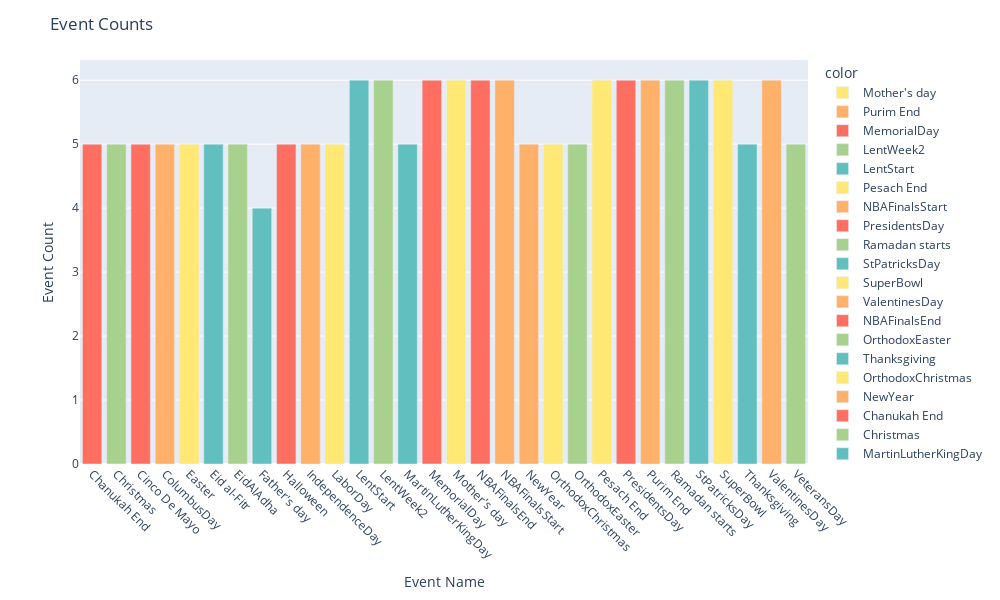

Notebook code for this chart:
### Markdown cell above
***Occurance of Events***

### Code cell
unique_events = calendar_df['event_name_1'].unique()
event_counts = calendar_df['event_name_1'].value_counts()

custom_colors = ['#FFE873', '#FFB169', '#FF6F61', '#A9D18E', '#61C0BF']

fig = px.bar(
    calendar_df, x=event_counts.index, y=event_counts.values,
    labels={'Event Name': 'Event Name', 'Event Count': 'Event Count'},
    width=1000, height=600,
    color=event_counts.index,  
    color_discrete_sequence=custom_colors,  
)
fig.update_xaxes(tickangle=45, categoryorder='category ascending')  
fig.update_layout(title='Event Counts', xaxis_title='Event Name', yaxis_title='Event Count')
fig.show()

### Figure 1 — Plotly figure (JSON) as saved in the notebook; plotly's stock layout.template omitted (floating-point values rounded to 4 significant figures)
{"data": [{"alignmentgroup": "True", "hovertemplate": "color=Mother's day<br>x=%{x}<br>y=%{y}<extra></extra>", "legendgroup": "Mother's day", "marker": {"color": "#FFE873", "pattern": {"shape": ""}}, "name": "Mother's day", "offsetgroup": "Mother's day", "orientation": "v", "showlegend": true, "textposition": "auto", "type": "bar", "x": ["Mother's day"], "xaxis": "x", "y": [6], "yaxis": "y"}, {"alignmentgroup": "True", "hovertemplate": "color=Purim End<br>x=%{x}<br>y=%{y}<extra></extra>", "legendgroup": "Purim End", "marker": {"color": "#FFB169", "pattern": {"shape": ""}}, "name": "Purim End", "offsetgroup": "Purim End", "orientation": "v", "showlegend": true, "textposition": "auto", "type": "bar", "x": ["Purim End"], "xaxis": "x", "y": [6], "yaxis": "y"}, {"alignmentgroup": "True", "hovertemplate": "color=MemorialDay<br>x=%{x}<br>y=%{y}<extra></extra>", "legendgroup": "MemorialDay", "marker": {"color": "#FF6F61", "pattern": {"shape": ""}}, "name": "MemorialDay", "offsetgroup": "MemorialDay", "orientation": "v", "showlegend": true, "textposition": "auto", "type": "bar", "x": ["MemorialDay"], "xaxis": "x", "y": [6], "yaxis": "y"}, {"alignmentgroup": "True", "hovertemplate": "color=LentWeek2<br>x=%{x}<br>y=%{y}<extra></extra>", "legendgroup": "LentWeek2", "marker": {"color": "#A9D18E", "pattern": {"shape": ""}}, "name": "LentWeek2", "offsetgroup": "LentWeek2", "orientation": "v", "showlegend": true, "textposition": "auto", "type": "bar", "x": ["LentWeek2"], "xaxis": "x", "y": [6], "yaxis": "y"}, {"alignmentgroup": "True", "hovertemplate": "color=LentStart<br>x=%{x}<br>y=%{y}<extra></extra>", "legendgroup": "LentStart", "marker": {"color": "#61C0BF", "pattern": {"shape": ""}}, "name": "LentStart", "offsetgroup": "LentStart", "orientation": "v", "showlegend": true, "textposition": "auto", "type": "bar", "x": ["LentStart"], "xaxis": "x", "y": [6], "yaxis": "y"}, {"alignmentgroup": "True", "hovertemplate": "color=Pesach End<br>x=%{x}<br>y=%{y}<extra></extra>", "legendgroup": "Pesach End", "marker": {"color": "#FFE873", "pattern": {"shape": ""}}, "name": "Pesach End", "offsetgroup": "Pesach End", "orientation": "v", "showlegend": true, "textposition": "auto", "type": "bar", "x": ["Pesach End"], "xaxis": "x", "y": [6], "yaxis": "y"}, {"alignmentgroup": "True", "hovertemplate": "color=NBAFinalsStart<br>x=%{x}<br>y=%{y}<extra></extra>", "legendgroup": "NBAFinalsStart", "marker": {"color": "#FFB169", "pattern": {"shape": ""}}, "name": "NBAFinalsStart", "offsetgroup": "NBAFinalsStart", "orientation": "v", "showlegend": true, "textposition": "auto", "type": "bar", "x": ["NBAFinalsStart"], "xaxis": "x", "y": [6], "yaxis": "y"}, {"alignmentgroup": "True", "hovertemplate": "color=PresidentsDay<br>x=%{x}<br>y=%{y}<extra></extra>", "legendgroup": "PresidentsDay", "marker": {"color": "#FF6F61", "pattern": {"shape": ""}}, "name": "PresidentsDay", "offsetgroup": "PresidentsDay", "orientation": "v", "showlegend": true, "textposition": "auto", "type": "bar", "x": ["PresidentsDay"], "xaxis": "x", "y": [6], "yaxis": "y"}, {"alignmentgroup": "True", "hovertemplate": "color=Ramadan starts<br>x=%{x}<br>y=%{y}<extra></extra>", "legendgroup": "Ramadan starts", "marker": {"color": "#A9D18E", "pattern": {"shape": ""}}, "name": "Ramadan starts", "offsetgroup": "Ramadan starts", "orientation": "v", "showlegend": true, "textposition": "auto", "type": "bar", "x": ["Ramadan starts"], "xaxis": "x", "y": [6], "yaxis": "y"}, {"alignmentgroup": "True", "hovertemplate": "color=StPatricksDay<br>x=%{x}<br>y=%{y}<extra></extra>", "legendgroup": "StPatricksDay", "marker": {"color": "#61C0BF", "pattern": {"shape": ""}}, "name": "StPatricksDay", "offsetgroup": "StPatricksDay", "orientation": "v", "showlegend": true, "textposition": "auto", "type": "bar", "x": ["StPatricksDay"], "xaxis": "x", "y": [6], "yaxis": "y"}, {"alignmentgroup": "True", "hovertemplate": "color=SuperBowl<br>x=%{x}<br>y=%{y}<extra></extra>", "legendgroup": "SuperBowl", "marker": {"color": "#FFE873", "pattern": {"shape": ""}}, "name": "SuperBowl", "offsetgroup": "SuperBowl", "orientation": "v", "showlegend": true, "textposition": "auto", "type": "bar", "x": ["SuperBowl"], "xaxis": "x", "y": [6], "yaxis": "y"}, {"alignmentgroup": "True", "hovertemplate": "color=ValentinesDay<br>x=%{x}<br>y=%{y}<extra></extra>", "legendgroup": "ValentinesDay", "marker": {"color": "#FFB169", "pattern": {"shape": ""}}, "name": "ValentinesDay", "offsetgroup": "ValentinesDay", "orientation": "v", "showlegend": true, "textposition": "auto", "type": "bar", "x": ["ValentinesDay"], "xaxis": "x", "y": [6], "yaxis": "y"}, {"alignmentgroup": "True", "hovertemplate": "color=NBAFinalsEnd<br>x=%{x}<br>y=%{y}<extra></extra>", "legendgroup": "NBAFinalsEnd", "marker": {"color": "#FF6F61", "pattern": {"shape": ""}}, "name": "NBAFinalsEnd", "offsetgroup": "NBAFinalsEnd", "orientation": "v", "showlegend": true, "textposition": "auto", "type": "bar", "x": ["NBAFinalsEnd"], "xaxis": "x", "y": [6], "yaxis": "y"}, {"alignmentgroup": "True", "hovertemplate": "color=OrthodoxEaster<br>x=%{x}<br>y=%{y}<extra></extra>", "legendgroup": "OrthodoxEaster", "marker": {"color": "#A9D18E", "pattern": {"shape": ""}}, "name": "OrthodoxEaster", "offsetgroup": "OrthodoxEaster", "orientation": "v", "showlegend": true, "textposition": "auto", "type": "bar", "x": ["OrthodoxEaster"], "xaxis": "x", "y": [5], "yaxis": "y"}, {"alignmentgroup": "True", "hovertemplate": "color=Thanksgiving<br>x=%{x}<br>y=%{y}<extra></extra>", "legendgroup": "Thanksgiving", "marker": {"color": "#61C0BF", "pattern": {"shape": ""}}, "name": "Thanksgiving", "offsetgroup": "Thanksgiving", "orientation": "v", "showlegend": true, "textposition": "auto", "type": "bar", "x": ["Thanksgiving"], "xaxis": "x", "y": [5], "yaxis": "y"}, {"alignmentgroup": "True", "hovertemplate": "color=OrthodoxChristmas<br>x=%{x}<br>y=%{y}<extra></extra>", "legendgroup": "OrthodoxChristmas", "marker": {"color": "#FFE873", "pattern": {"shape": ""}}, "name": "OrthodoxChristmas", "offsetgroup": "OrthodoxChristmas", "orientation": "v", "showlegend": true, "textposition": "auto", "type": "bar", "x": ["OrthodoxChristmas"], "xaxis": "x", "y": [5], "yaxis": "y"}, {"alignmentgroup": "True", "hovertemplate": "color=NewYear<br>x=%{x}<br>y=%{y}<extra></extra>", "legendgroup": "NewYear", "marker": {"color": "#FFB169", "pattern": {"shape": ""}}, "name": "NewYear", "offsetgroup": "NewYear", "orientation": "v", "showlegend": true, "textposition": "auto", "type": "bar", "x": ["NewYear"], "xaxis": "x", "y": [5], "yaxis": "y"}, {"alignmentgroup": "True", "hovertemplate": "color=Chanukah End<br>x=%{x}<br>y=%{y}<extra></extra>", "legendgroup": "Chanukah End", "marker": {"color": "#FF6F61", "pattern": {"shape": ""}}, "name": "Chanukah End", "offsetgroup": "Chanukah End", "orientation": "v", "showlegend": true, "textposition": "auto", "type": "bar", "x": ["Chanukah End"], "xaxis": "x", "y": [5], "yaxis": "y"}, {"alignmentgroup": "True", "hovertemplate": "color=Christmas<br>x=%{x}<br>y=%{y}<extra></extra>", "legendgroup": "Christmas", "marker": {"color": "#A9D18E", "pattern": {"shape": ""}}, "name": "Christmas", "offsetgroup": "Christmas", "orientation": "v", "showlegend": true, "textposition": "auto", "type": "bar", "x": ["Christmas"], "xaxis": "x", "y": [5], "yaxis": "y"}, {"alignmentgroup": "True", "hovertemplate": "color=MartinLutherKingDay<br>x=%{x}<br>y=%{y}<extra></extra>", "legendgroup": "MartinLutherKingDay", "marker": {"color": "#61C0BF", "pattern": {"shape": ""}}, "name": "MartinLutherKingDay", "offsetgroup": "MartinLutherKingDay", "orientation": "v", "showlegend": true, "textposition": "auto", "type": "bar", "x": ["MartinLutherKingDay"], "xaxis": "x", "y": [5], "yaxis": "y"}, {"alignmentgroup": "True", "hovertemplate": "color=LaborDay<br>x=%{x}<br>y=%{y}<extra></extra>", "legendgroup": "LaborDay", "marker": {"color": "#FFE873", "pattern": {"shape": ""}}, "name": "LaborDay", "offsetgroup": "LaborDay", "orientation": "v", "showlegend": true, "textposition": "auto", "type": "bar", "x": ["LaborDay"], "xaxis": "x", "y": [5], "yaxis": "y"}, {"alignmentgroup": "True", "hovertemplate": "color=IndependenceDay<br>x=%{x}<br>y=%{y}<extra></extra>", "legendgroup": "IndependenceDay", "marker": {"color": "#FFB169", "pattern": {"shape": ""}}, "name": "IndependenceDay", "offsetgroup": "IndependenceDay", "orientation": "v", "showlegend": true, "textposition": "auto", "type": "bar", "x": ["IndependenceDay"], "xaxis": "x", "y": [5], "yaxis": "y"}, {"alignmentgroup": "True", "hovertemplate": "color=Halloween<br>x=%{x}<br>y=%{y}<extra></extra>", "legendgroup": "Halloween", "marker": {"color": "#FF6F61", "pattern": {"shape": ""}}, "name": "Halloween", "offsetgroup": "Halloween", "orientation": "v", "showlegend": true, "textposition": "auto", "type": "bar", "x": ["Halloween"], "xaxis": "x", "y": [5], "yaxis": "y"}, {"alignmentgroup": "True", "hovertemplate": "color=EidAlAdha<br>x=%{x}<br>y=%{y}<extra></extra>", "legendgroup": "EidAlAdha", "marker": {"color": "#A9D18E", "pattern": {"shape": ""}}, "name": "EidAlAdha", "offsetgroup": "EidAlAdha", "orientation": "v", "showlegend": true, "textposition": "auto", "type": "bar", "x": ["EidAlAdha"], "xaxis": "x", "y": [5], "yaxis": "y"}, {"alignmentgroup": "True", "hovertemplate": "color=Eid al-Fitr<br>x=%{x}<br>y=%{y}<extra></extra>", "legendgroup": "Eid al-Fitr", "marker": {"color": "#61C0BF", "pattern": {"shape": ""}}, "name": "Eid al-Fitr", "offsetgroup": "Eid al-Fitr", "orientation": "v", "showlegend": true, "textposition": "auto", "type": "bar", "x": ["Eid al-Fitr"], "xaxis": "x", "y": [5], "yaxis": "y"}, {"alignmentgroup": "True", "hovertemplate": "color=Easter<br>x=%{x}<br>y=%{y}<extra></extra>", "legendgroup": "Easter", "marker": {"color": "#FFE873", "pattern": {"shape": ""}}, "name": "Easter", "offsetgroup": "Easter", "orientation": "v", "showlegend": true, "textposition": "auto", "type": "bar", "x": ["Easter"], "xaxis": "x", "y": [5], "yaxis": "y"}, {"alignmentgroup": "True", "hovertemplate": "color=ColumbusDay<br>x=%{x}<br>y=%{y}<extra></extra>", "legendgroup": "ColumbusDay", "marker": {"color": "#FFB169", "pattern": {"shape": ""}}, "name": "ColumbusDay", "offsetgroup": "ColumbusDay", "orientation": "v", "showlegend": true, "textposition": "auto", "type": "bar", "x": ["ColumbusDay"], "xaxis": "x", "y": [5], "yaxis": "y"}, {"alignmentgroup": "True", "hovertemplate": "color=Cinco De Mayo<br>x=%{x}<br>y=%{y}<extra></extra>", "legendgroup": "Cinco De Mayo", "marker": {"color": "#FF6F61", "pattern": {"shape": ""}}, "name": "Cinco De Mayo", "offsetgroup": "Cinco De Mayo", "orientation": "v", "showlegend": true, "textposition": "auto", "type": "bar", "x": ["Cinco De Mayo"], "xaxis": "x", "y": [5], "yaxis": "y"}, {"alignmentgroup": "True", "hovertemplate": "color=VeteransDay<br>x=%{x}<br>y=%{y}<extra></extra>", "legendgroup": "VeteransDay", "marker": {"color": "#A9D18E", "pattern": {"shape": ""}}, "name": "VeteransDay", "offsetgroup": "VeteransDay", "orientation": "v", "showlegend": true, "textposition": "auto", "type": "bar", "x": ["VeteransDay"], "xaxis": "x", "y": [5], "yaxis": "y"}, {"alignmentgroup": "True", "hovertemplate": "color=Father's day<br>x=%{x}<br>y=%{y}<extra></extra>", "legendgroup": "Father's day", "marker": {"color": "#61C0BF", "pattern": {"shape": ""}}, "name": "Father's day", "offsetgroup": "Father's day", "orientation": "v", "showlegend": true, "textposition": "auto", "type": "bar", "x": ["Father's day"], "xaxis": "x", "y": [4], "yaxis": "y"}], "layout": {"barmode": "relative", "height": 600, "legend": {"title": {"text": "color"}, "tracegroupgap": 0}, "margin": {"t": 60}, "title": {"text": "Event Counts"}, "width": 1000, "xaxis": {"anchor": "y", "autorange": true, "categoryorder": "category ascending", "domain": [0, 1], "range": [-0.5, 29.5], "tickangle": 45, "title": {"text": "Event Name"}, "type": "category"}, "yaxis": {"anchor": "x", "autorange": true, "domain": [0, 1], "range": [0, 6.316], "title": {"text": "Event Count"}, "type": "linear"}}}
